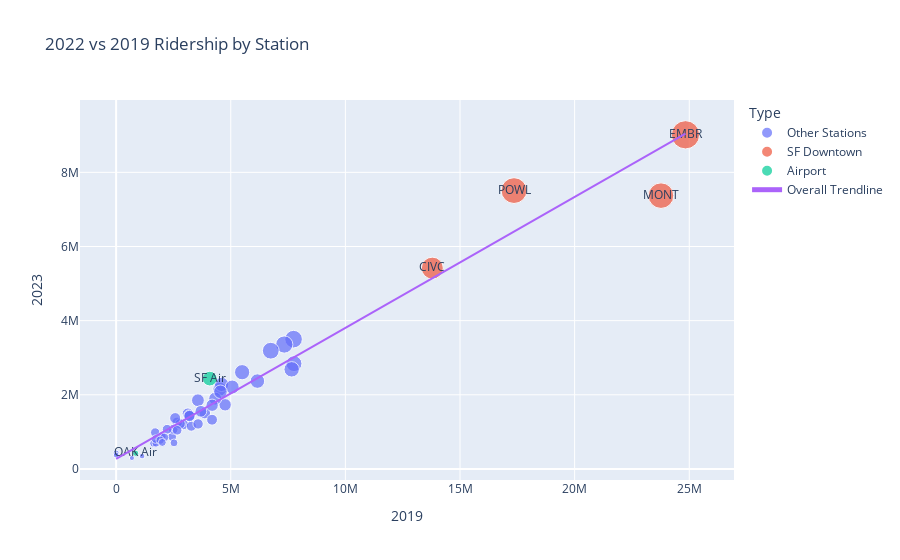

Source (notebook cell):
### Code cell
# Bounceback Analysis
texts = [''] * 50
texts[18] = 'EMBR'
texts[28] = 'MONT'
texts[37] = 'POWL'
texts[10] = 'CIVC'
texts[42] = 'SF Air'
texts[31] = 'OAK Air'

ratio_scat = px.scatter(station_19v23,
                         x="2019", 
                         y="2023",
                         labels={"Trip Count_2019":"2019","Trip Count_2022":"2022"},
                        color = "Type",
                         trendline="ols", trendline_scope="overall",
                        text = texts,
                        hover_data=["Station"],
                        size="2023", size_max=20,
                         title = "2022 vs 2019 Ridership by Station")
# ratio_scat.add_trace(
#     go.Scatter(x=station_19v23['2019'], y=station_19v23['2019'], name="100% Bounceback", line_shape='linear')
# )
ratio_scat.update_layout(hovermode="x")
# ratio_scat.update_yaxes(range = [0,40000000])
ratio_scat.write_image("images/ratio_scat.png")
ratio_scat.write_image("images/ratio_scat.svg")
ratio_scat.show()

### Figure 1 — Plotly figure (JSON) as saved in the notebook; plotly's stock layout.template omitted (floating-point values rounded to 4 significant figures)
{"data": [{"customdata": [["12TH"], ["16TH"], ["19TH"], ["24TH"], ["ANTC"], ["ASHB"], ["BALB"], ["BAYF"], ["BERY"], ["CAST"], ["COLM"], ["COLS"], ["CONC"], ["DALY"], ["DBRK"], ["DELN"], ["DUBL"], ["FRMT"], ["FTVL"], ["GLEN"], ["HAYW"], ["LAFY"], ["LAKE"], ["MCAR"], ["MLBR"], ["MLPT"], ["NBRK"], ["NCON"], ["ORIN"], ["PCTR"], ["PHIL"], ["PITT"], ["PLZA"], ["RICH"], ["ROCK"], ["SANL"], ["SBRN"], ["SHAY"], ["SSAN"], ["UCTY"], ["WARM"], ["WCRK"], ["WDUB"], ["WOAK"]], "hovertemplate": "Type=Other Stations<br>2019=%{x}<br>2023=%{marker.size}<br>text=%{text}<br>Station=%{customdata[0]}<extra></extra>", "legendgroup": "Other Stations", "marker": {"color": "#636efa", "size": [2839602, 3501328, 2686565, 3356178, 983724, 1199094, 2369604, 1490488, 427782, 688980, 867783, 1506734, 1442668, 2609817, 3189055, 2153018, 1729608, 1154192, 2279959, 1897011, 1257286, 883371, 1718201, 2209772, 1214494, 372883, 1070227, 347048, 692368, 295314, 1327773, 1070684, 1217179, 1371611, 1427004, 1852649, 850107, 805226, 777141, 1042721, 702996, 1554723, 714662, 2081240], "sizemode": "area", "sizeref": 22530.0, "symbol": "circle"}, "mode": "markers+text", "name": "Other Stations", "orientation": "v", "showlegend": true, "text": ["", "", "", "", "", "", "", "", "", "", "", "", "", "", "", "", "", "", "", "", "", "", "", "", "", "", "", "", "", "", "", "", "", "", "", "", "", "", "", "", "", "", "", ""], "type": "scatter", "x": [7759318, 7739460, 7657299, 7334171, 1704347, 2934899, 6163353, 3130709, 563, 1633460, 2441543, 3867701, 3192749, 5496463, 6745753, 4521546, 4754857, 3278463, 4599795, 4321846, 2663387, 1986769, 4187419, 5062431, 3574762, 661, 2489377, 1131763, 1737152, 688842, 4184540, 2223593, 2790361, 2574283, 3199428, 3568152, 2102336, 1720143, 1918994, 2661559, 2524326, 3695903, 2013573, 4551175], "xaxis": "x", "y": [2839602, 3501328, 2686565, 3356178, 983724, 1199094, 2369604, 1490488, 427782, 688980, 867783, 1506734, 1442668, 2609817, 3189055, 2153018, 1729608, 1154192, 2279959, 1897011, 1257286, 883371, 1718201, 2209772, 1214494, 372883, 1070227, 347048, 692368, 295314, 1327773, 1070684, 1217179, 1371611, 1427004, 1852649, 850107, 805226, 777141, 1042721, 702996, 1554723, 714662, 2081240], "yaxis": "y"}, {"customdata": [["CIVC"], ["EMBR"], ["MONT"], ["POWL"]], "hovertemplate": "Type=SF Downtown<br>2019=%{x}<br>2023=%{marker.size}<br>text=%{text}<br>Station=%{customdata[0]}<extra></extra>", "legendgroup": "SF Downtown", "marker": {"color": "#EF553B", "size": [5417672, 9012387, 7371293, 7507818], "sizemode": "area", "sizeref": 22530.0, "symbol": "circle"}, "mode": "markers+text", "name": "SF Downtown", "orientation": "v", "showlegend": true, "text": ["CIVC", "EMBR", "MONT", "POWL"], "type": "scatter", "x": [13792756, 24836028, 23767969, 17355760], "xaxis": "x", "y": [5417672, 9012387, 7371293, 7507818], "yaxis": "y"}, {"customdata": [["OAKL"], ["SFIA"]], "hovertemplate": "Type=Airport<br>2019=%{x}<br>2023=%{marker.size}<br>text=%{text}<br>Station=%{customdata[0]}<extra></extra>", "legendgroup": "Airport", "marker": {"color": "#00cc96", "size": [423856, 2436481], "sizemode": "area", "sizeref": 22530.0, "symbol": "circle"}, "mode": "markers+text", "name": "Airport", "orientation": "v", "showlegend": true, "text": ["OAK Air", "SF Air"], "type": "scatter", "x": [851983, 4085490], "xaxis": "x", "y": [423856, 2436481], "yaxis": "y"}, {"hovertemplate": "<b>OLS trendline</b><br>2023 = 0.353111 * 2019 + 272695<br>R<sup>2</sup>=0.962107<br><br>2019=%{x}<br>2023=%{y} <b>(trend)</b><extra></extra>", "legendgroup": "Overall Trendline", "line": {"color": "#ab63fa"}, "mode": "lines", "name": "Overall Trendline", "showlegend": true, "type": "scatter", "x": [563, 661, 688842, 851983, 1131763, 1633460, 1704347, 1720143, 1737152, 1918994, 1986769, 2013573, 2102336, 2223593, 2441543, 2489377, 2524326, 2574283, 2661559, 2663387, 2790361, 2934899, 3130709, 3192749, 3199428, 3278463, 3568152, 3574762, 3695903, 3867701, 4085490, 4184540, 4187419, 4321846, 4521546, 4551175, 4599795, 4754857, 5062431, 5496463, 6163353, 6745753, 7334171, 7657299, 7739460, 7759318, 13792756, 17355760, 23767969, 24836028], "xaxis": "x", "y": [272900.0, 272900.0, 515900.0, 573500.0, 672300.0, 849500.0, 874500.0, 880100.0, 886100.0, 950300.0, 974200.0, 983700.0, 1015000.0, 1058000.0, 1135000.0, 1152000.0, 1164000.0, 1182000.0, 1213000.0, 1213000.0, 1258000.0, 1309000.0, 1378000.0, 1400000.0, 1402000.0, 1430000.0, 1533000.0, 1535000.0, 1578000.0, 1638000.0, 1715000.0, 1750000.0, 1751000.0, 1799000.0, 1869000.0, 1880000.0, 1897000.0, 1952000.0, 2060000.0, 2214000.0, 2449000.0, 2655000.0, 2862000.0, 2977000.0, 3006000.0, 3013000.0, 5143000.0, 6401000.0, 8665000.0, 9043000.0], "yaxis": "y"}], "layout": {"autosize": true, "hovermode": "x", "legend": {"itemsizing": "constant", "title": {"text": "Type"}, "tracegroupgap": 0}, "title": {"text": "2022 vs 2019 Ridership by Station"}, "xaxis": {"anchor": "y", "autorange": true, "domain": [0, 1], "range": [-1528000.0, 26770000.0], "title": {"text": "2019"}, "type": "linear"}, "yaxis": {"anchor": "x", "autorange": true, "domain": [0, 1], "range": [-435200.0, 10520000.0], "title": {"text": "2023"}, "type": "linear"}}}
